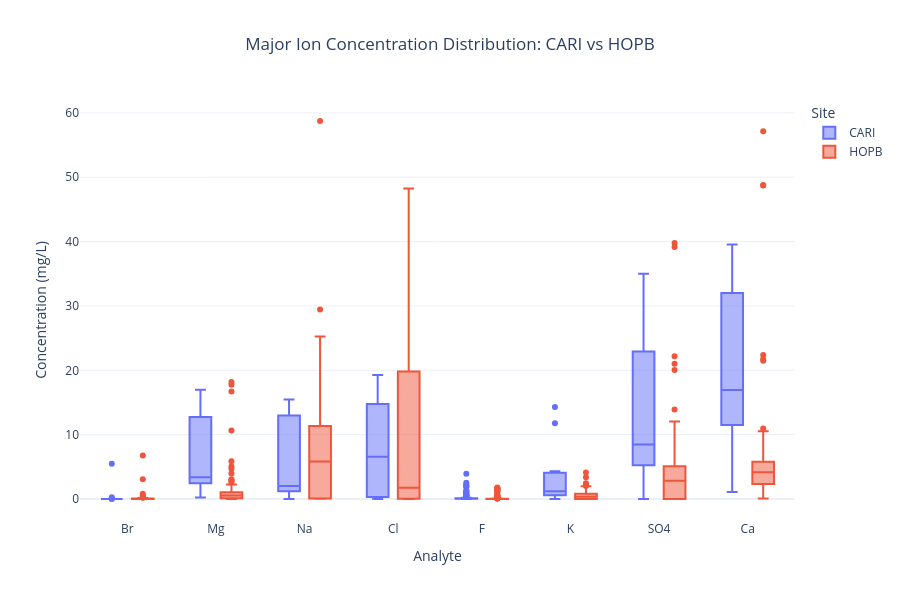

The notebook cell saved with this chart:
### Code cell
# Plot 2 – Major ion concentration distribution by site

# Load concentration files for CARI and HOPB
concentration_files_2sites = []

for f in all_files:
    if (
        ("CARI" in f.upper() or "HOPB" in f.upper())
        and f.lower().endswith(".csv")
    ):
        try:
            cols = pd.read_csv(f, nrows=0).columns.tolist()

            if "analyteConcentration" in cols and "analyte" in cols:
                concentration_files_2sites.append(f)

        except:
            pass

print("Concentration files:", len(concentration_files_2sites))

# Read both sites
two_site_chem = (
    spark.read
    .option("header", True)
    .option("inferSchema", True)
    .csv(concentration_files_2sites)
)

# Keep only major ions
two_site_chem = two_site_chem.filter(
    col("analyte").isin(major_ions)
)

# Convert to Pandas
plot2_df = two_site_chem.select(
    "siteID",
    "analyte",
    "analyteConcentration"
).toPandas()

# Convert concentration to numeric
plot2_df["analyteConcentration"] = pd.to_numeric(
    plot2_df["analyteConcentration"],
    errors="coerce"
)

# Remove missing values
plot2_df = plot2_df.dropna(
    subset=["siteID", "analyte", "analyteConcentration"]
)

# Box plot
fig = px.box(
    plot2_df,
    x="analyte",
    y="analyteConcentration",
    color="siteID",
    title="Major Ion Concentration Distribution: CARI vs HOPB",
    labels={
        "analyte": "Analyte",
        "analyteConcentration": "Concentration (mg/L)",
        "siteID": "Site"
    }
)

fig.update_layout(
    height=600,
    title_x=0.5,
    template="plotly_white"
)

fig.show()

### Figure 1 — Plotly figure (JSON) as saved in the notebook; plotly's stock layout.template omitted (floating-point values rounded to 4 significant figures; data arrays with more than 128 entries replaced by an {"elided": "..."} marker saying what was removed)
{"data": [{"alignmentgroup": "True", "hovertemplate": "Site=CARI<br>Analyte=%{x}<br>Concentration (mg/L)=%{y}<extra></extra>", "legendgroup": "CARI", "marker": {"color": "#636efa"}, "name": "CARI", "notched": false, "offsetgroup": "CARI", "orientation": "v", "showlegend": true, "type": "box", "x": {"elided": "2822 str values"}, "x0": " ", "xaxis": "x", "y": {"elided": "2822 float values"}, "y0": " ", "yaxis": "y"}, {"alignmentgroup": "True", "hovertemplate": "Site=HOPB<br>Analyte=%{x}<br>Concentration (mg/L)=%{y}<extra></extra>", "legendgroup": "HOPB", "marker": {"color": "#EF553B"}, "name": "HOPB", "notched": false, "offsetgroup": "HOPB", "orientation": "v", "showlegend": true, "type": "box", "x": {"elided": "3189 str values"}, "x0": " ", "xaxis": "x", "y": {"elided": "3189 float values"}, "y0": " ", "yaxis": "y"}], "layout": {"boxmode": "group", "height": 600, "legend": {"title": {"text": "Site"}, "tracegroupgap": 0}, "title": {"text": "Major Ion Concentration Distribution: CARI vs HOPB", "x": 0.5}, "xaxis": {"anchor": "y", "domain": [0, 1], "title": {"text": "Analyte"}}, "yaxis": {"anchor": "x", "domain": [0, 1], "title": {"text": "Concentration (mg/L)"}}}}
